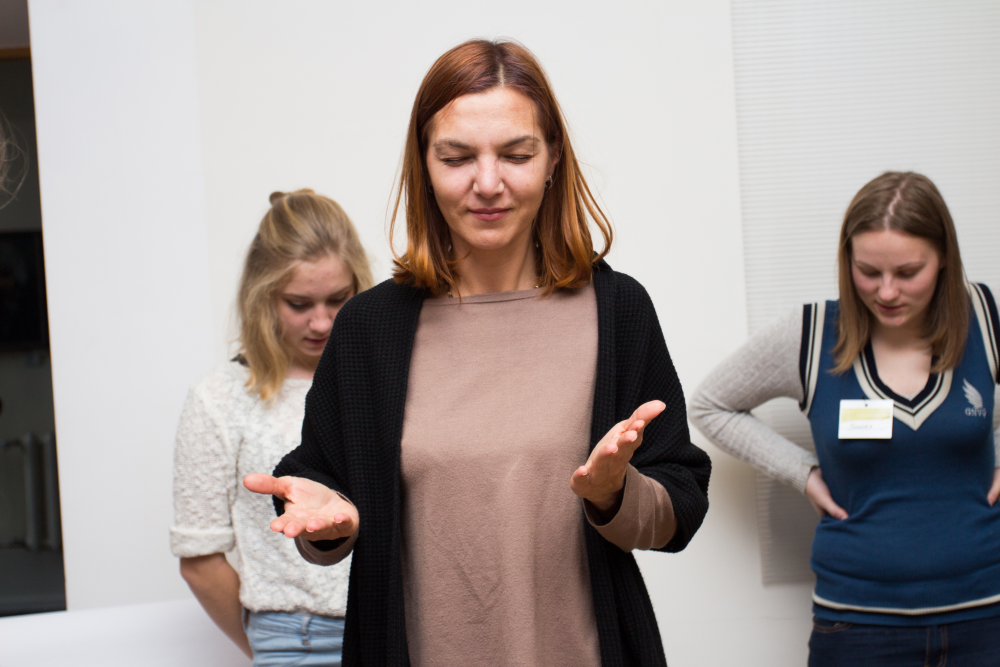
#> input picture Assignment0/strumpe.jpg, 3000 x 2000 px, found by its file name (shown at 1/3 size)
$ python test.py
#> lines starting #> are read from the running program, lines starting #| are printed output that depends on the picture
import cv2

image_greyscale = cv2.imread("Assignment0/strumpe.jpg",1)
#> image_greyscale is the input picture: shape (2000, 3000, 3); mean B, G, R 147.3, 149.8, 159.2
#cv2.imshow("image grayscale", image_greyscale)


# let's downscale the image using new  width and height
down_width = 300
down_height = 200
down_points = (down_height, down_width)
resized_down = cv2.resize(image_greyscale, down_points, interpolation= cv2.INTER_LINEAR)
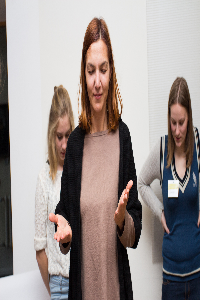
#> resized_down: shape (300, 200, 3); mean B, G, R 147.3, 149.9, 159.2

# let's upscale the image using new  width and height

up_width = 600
up_height = 400
up_points = (up_width, up_height)
resized_up = cv2.resize(image_greyscale, up_points, interpolation=cv2.INTER_LINEAR)
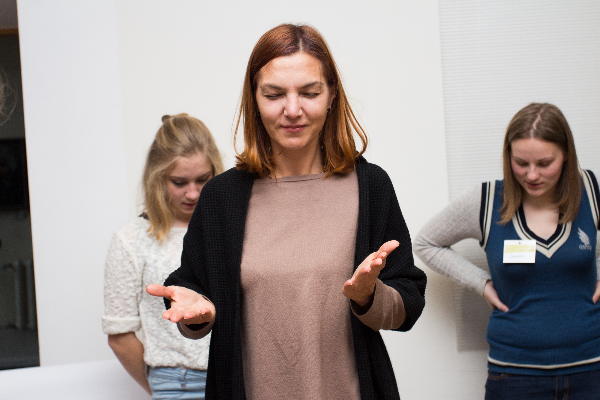
#> resized_up: shape (400, 600, 3); mean B, G, R 147.3, 149.8, 159.2


cv2.imshow('Resized down by defining height and width',resized_down)
cv2.waitKey()
cv2.imshow('Resized up by defining height and width',resized_up)
cv2.waitKey()

cv2.destroyAllWindows()
